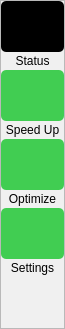
          <widget class="QFrame" name="frame">
           <property name="sizePolicy">
            <sizepolicy hsizetype="Preferred" vsizetype="Preferred">
             <horstretch>0</horstretch>
             <verstretch>0</verstretch>
            </sizepolicy>
           </property>
           <property name="maximumSize">
            <size>
             <width>65</width>
             <height>16777215</height>
            </size>
           </property>
           <property name="styleSheet">
            <string notr="true">background-color: rgb(240, 240, 240);</string>
           </property>
           <property name="frameShape">
            <enum>QFrame::StyledPanel</enum>
           </property>
           <property name="frameShadow">
            <enum>QFrame::Raised</enum>
           </property>
           <layout class="QVBoxLayout" name="verticalLayout">
            <property name="spacing">
             <number>2</number>
            </property>
            <property name="leftMargin">
             <number>0</number>
            </property>
            <property name="topMargin">
             <number>0</number>
            </property>
            <property name="rightMargin">
             <number>0</number>
            </property>
            <property name="bottomMargin">
             <number>13</number>
            </property>
            <item>
             <widget class="QToolButton" name="statusButton">
              <property name="sizePolicy">
               <sizepolicy hsizetype="Preferred" vsizetype="Preferred">
                <horstretch>0</horstretch>
                <verstretch>0</verstretch>
               </sizepolicy>
              </property>
              <property name="cursor">
               <cursorShape>PointingHandCursor</cursorShape>
              </property>
              <property name="statusTip">
               <string>Status</string>
              </property>
              <property name="styleSheet">
               <string notr="true">QToolButton
{
	background-color: rgb(65, 205, 82);
    border-width: 1px;
    border-radius: 5px;
}
QToolButton:hover
{
	background-color :black;
}
QToolButton:checked
{
	background-color :black;
	border:none;
}
</string>
              </property>
              <property name="text">
               <string/>
              </property>
              <property name="icon">
               <iconset resource="icons.qrc">
                <normaloff>:/status.png</normaloff>:/status.png</iconset>
              </property>
              <property name="iconSize">
               <size>
                <width>48</width>
                <height>48</height>
               </size>
              </property>
              <property name="checkable">
               <bool>true</bool>
              </property>
              <property name="checked">
               <bool>true</bool>
              </property>
              <property name="arrowType">
               <enum>Qt::NoArrow</enum>
              </property>
              <attribute name="buttonGroup">
               <string notr="true">buttonGroup_2</string>
              </attribute>
             </widget>
            </item>
            <item>
             <widget class="QLabel" name="label">
              <property name="text">
               <string>Status</string>
              </property>
              <property name="alignment">
               <set>Qt::AlignCenter</set>
              </property>
             </widget>
            </item>
            <item>
             <widget class="QToolButton" name="speedUpButton">
              <property name="sizePolicy">
               <sizepolicy hsizetype="Preferred" vsizetype="Preferred">
                <horstretch>0</horstretch>
                <verstretch>0</verstretch>
               </sizepolicy>
              </property>
              <property name="cursor">
               <cursorShape>PointingHandCursor</cursorShape>
              </property>
              <property name="statusTip">
               <string>Speed Up your PC</string>
              </property>
              <property name="styleSheet">
               <string notr="true">QToolButton
{
	background-color: rgb(65, 205, 82);
    border-width: 1px;
    border-radius: 5px;
}
QToolButton:hover
{
	background-color :black;
}
QToolButton:checked
{
	background-color :black;
	border:none;
}
</string>
              </property>
              <property name="text">
               <string/>
              </property>
              <property name="icon">
               <iconset resource="icons.qrc">
                <normaloff>:/speedup.png</normaloff>:/speedup.png</iconset>
              </property>
              <property name="iconSize">
               <size>
                <width>48</width>
                <height>48</height>
               </size>
              </property>
              <property name="checkable">
               <bool>true</bool>
              </property>
              <attribute name="buttonGroup">
               <string notr="true">buttonGroup_2</string>
              </attribute>
             </widget>
            </item>
            <item>
             <widget class="QLabel" name="label_2">
              <property name="text">
               <string>Speed Up</string>
              </property>
              <property name="alignment">
               <set>Qt::AlignCenter</set>
              </property>
             </widget>
            </item>
            <item>
             <widget class="QToolButton" name="optimizerButton">
              <property name="sizePolicy">
               <sizepolicy hsizetype="Preferred" vsizetype="Preferred">
                <horstretch>0</horstretch>
                <verstretch>0</verstretch>
               </sizepolicy>
              </property>
              <property name="cursor">
               <cursorShape>PointingHandCursor</cursorShape>
              </property>
              <property name="statusTip">
               <string>Optimize PC</string>
              </property>
              <property name="styleSheet">
               <string notr="true">QToolButton
{
	background-color: rgb(65, 205, 82);
    border-width: 1px;
    border-radius: 5px;
}
QToolButton:hover
{
	background-color :black;
}
QToolButton:checked
{
	background-color :black;
	border:none;
}
</string>
              </property>
              <property name="text">
               <string/>
              </property>
              <property name="icon">
               <iconset resource="icons.qrc">
                <normaloff>:/optimize.png</normaloff>:/optimize.png</iconset>
              </property>
              <property name="iconSize">
               <size>
                <width>48</width>
                <height>48</height>
               </size>
              </property>
              <property name="checkable">
               <bool>true</bool>
              </property>
              <attribute name="buttonGroup">
               <string notr="true">buttonGroup_2</string>
              </attribute>
             </widget>
            </item>
            <item>
             <widget class="QLabel" name="label_3">
              <property name="text">
               <string>Optimize</string>
              </property>
              <property name="alignment">
               <set>Qt::AlignCenter</set>
              </property>
             </widget>
            </item>
            <item>
             <widget class="QToolButton" name="settingsButton">
              <property name="sizePolicy">
               <sizepolicy hsizetype="Preferred" vsizetype="Preferred">
                <horstretch>0</horstretch>
                <verstretch>0</verstretch>
               </sizepolicy>
              </property>
              <property name="cursor">
               <cursorShape>PointingHandCursor</cursorShape>
              </property>
              <property name="statusTip">
               <string>Logs and Application Settings</string>
              </property>
              <property name="styleSheet">
               <string notr="true">QToolButton
{
	background-color: rgb(65, 205, 82);
    border-width: 1px;
    border-radius: 5px;
}
QToolButton:hover
{
	background-color :black;
}
QToolButton:checked
{
	background-color :black;
	border:none;
}
</string>
              </property>
              <property name="text">
               <string/>
              </property>
              <property name="icon">
               <iconset resource="icons.qrc">
                <normaloff>:/settings.png</normaloff>:/settings.png</iconset>
              </property>
              <property name="iconSize">
               <size>
                <width>48</width>
                <height>48</height>
               </size>
              </property>
              <property name="checkable">
               <bool>true</bool>
              </property>
              <attribute name="buttonGroup">
               <string notr="true">buttonGroup_2</string>
              </attribute>
             </widget>
            </item>
            <item>
             <widget class="QLabel" name="label_4">
              <property name="text">
               <string>Settings</string>
              </property>
              <property name="alignment">
               <set>Qt::AlignCenter</set>
              </property>
             </widget>
            </item>
            <item>
             <spacer name="verticalSpacer_5">
              <property name="orientation">
               <enum>Qt::Vertical</enum>
              </property>
              <property name="sizeType">
               <enum>QSizePolicy::Expanding</enum>
              </property>
              <property name="sizeHint" stdset="0">
               <size>
                <width>20</width>
                <height>40</height>
               </size>
              </property>
             </spacer>
            </item>
           </layout>
          </widget>
